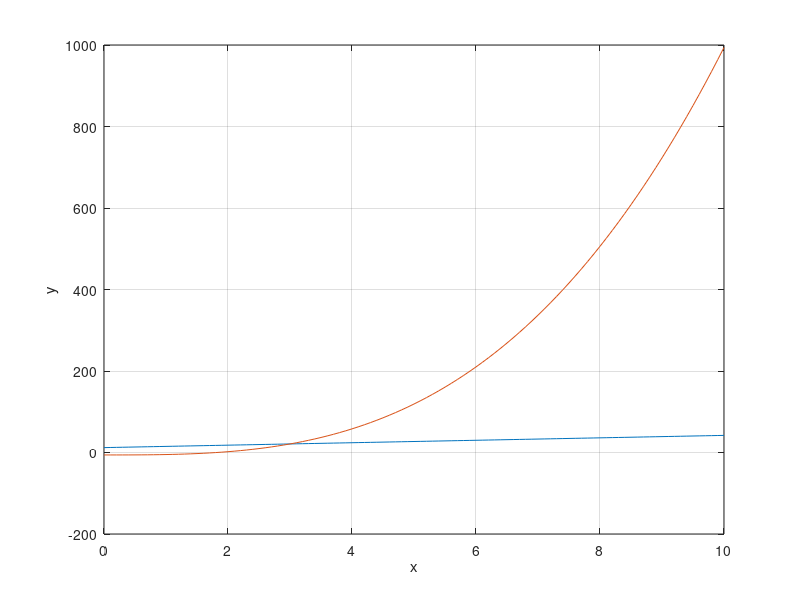

Here is the MATLAB script that generated this plot:
function plotY()
    
    step = 0.1;
    x = 0.0;
    index = 1;
    
    while x <= 10
        y1Vals(index) = 3*x + 12;
        y2Vals(index) = x^3 - 6;
        xVals(index) = x;
        index = index + 1;
        x = x + step;
    end
    
    plot(xVals, y1Vals);
    hold on;
    plot(xVals, y2Vals);
    
    grid on;
    xlabel('x');
    ylabel('y');

end